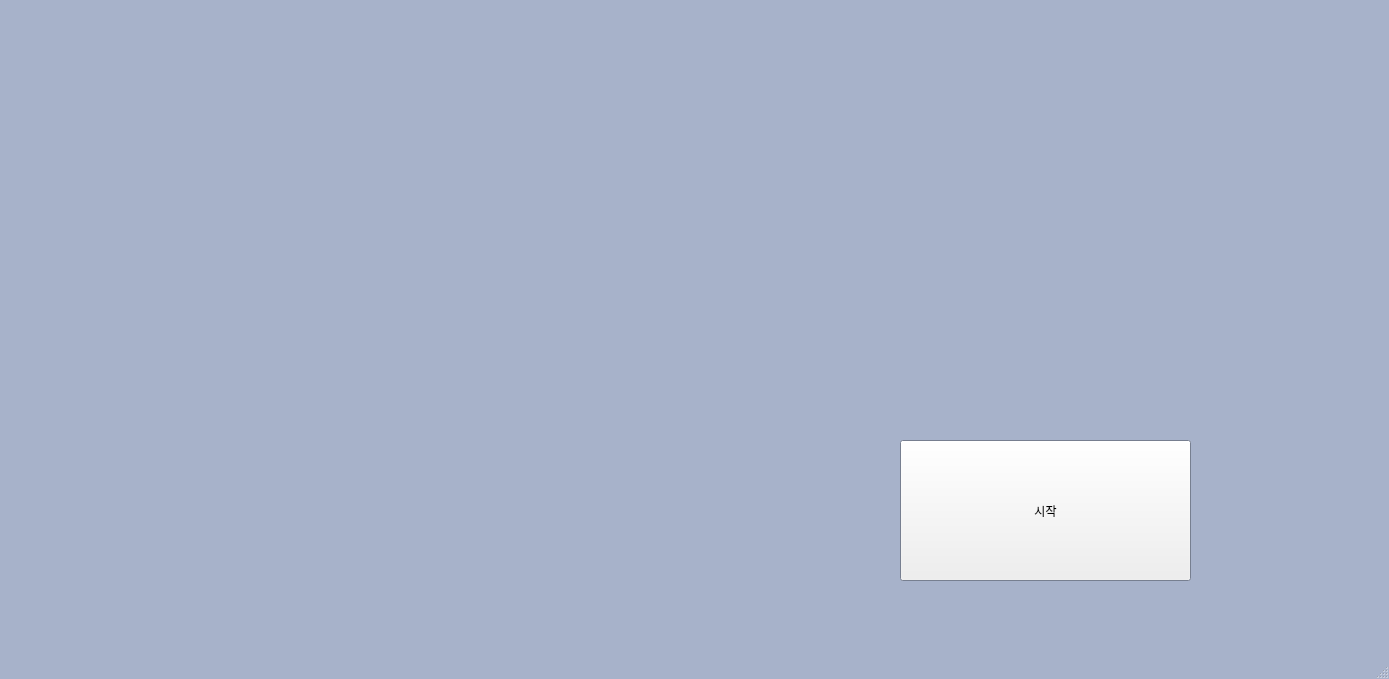
<?xml version="1.0" encoding="UTF-8"?>
<ui version="4.0">
 <class>MainWindow</class>
 <widget class="QMainWindow" name="MainWindow">
  <property name="geometry">
   <rect>
    <x>0</x>
    <y>0</y>
    <width>1389</width>
    <height>679</height>
   </rect>
  </property>
  <property name="palette">
   <palette>
    <active>
     <colorrole role="Base">
      <brush brushstyle="SolidPattern">
       <color alpha="255">
        <red>255</red>
        <green>255</green>
        <blue>255</blue>
       </color>
      </brush>
     </colorrole>
     <colorrole role="Window">
      <brush brushstyle="SolidPattern">
       <color alpha="255">
        <red>167</red>
        <green>178</green>
        <blue>202</blue>
       </color>
      </brush>
     </colorrole>
    </active>
    <inactive>
     <colorrole role="Base">
      <brush brushstyle="SolidPattern">
       <color alpha="255">
        <red>255</red>
        <green>255</green>
        <blue>255</blue>
       </color>
      </brush>
     </colorrole>
     <colorrole role="Window">
      <brush brushstyle="SolidPattern">
       <color alpha="255">
        <red>167</red>
        <green>178</green>
        <blue>202</blue>
       </color>
      </brush>
     </colorrole>
    </inactive>
    <disabled>
     <colorrole role="Base">
      <brush brushstyle="SolidPattern">
       <color alpha="255">
        <red>167</red>
        <green>178</green>
        <blue>202</blue>
       </color>
      </brush>
     </colorrole>
     <colorrole role="Window">
      <brush brushstyle="SolidPattern">
       <color alpha="255">
        <red>167</red>
        <green>178</green>
        <blue>202</blue>
       </color>
      </brush>
     </colorrole>
    </disabled>
   </palette>
  </property>
  <property name="windowTitle">
   <string>MainWindow</string>
  </property>
  <widget class="QWidget" name="centralwidget">
   <widget class="QPushButton" name="startButton">
    <property name="geometry">
     <rect>
      <x>900</x>
      <y>440</y>
      <width>291</width>
      <height>141</height>
     </rect>
    </property>
    <property name="text">
     <string>시작</string>
    </property>
   </widget>
  </widget>
  <widget class="QMenuBar" name="menubar">
   <property name="geometry">
    <rect>
     <x>0</x>
     <y>0</y>
     <width>1389</width>
     <height>26</height>
    </rect>
   </property>
  </widget>
  <widget class="QStatusBar" name="statusbar"/>
 </widget>
 <resources/>
 <connections/>
</ui>
